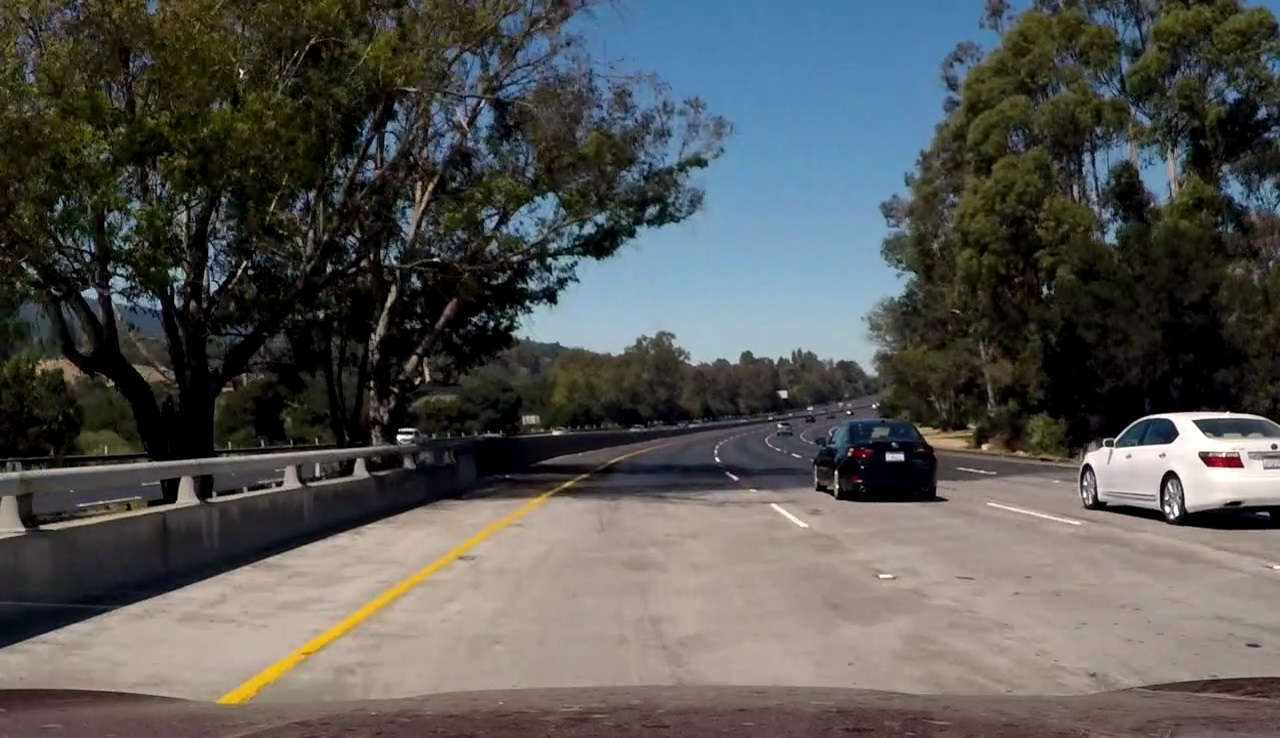
#> input picture extra/test2.jpg, 1280 x 738 px
$ jupyter execute --allow-errors workbook.ipynb   (shell and % lines are left out)
#> lines starting #> are read from the running program, lines starting #| are printed output that depends on the picture
### app/calibration.py
import numpy as np
import cv2
import glob
import _pickle as pickle

class Camera_calibrator:
    """ Camera calibration class is responsibole for calibrate and udistort images """
    # [6 lines left out: function undistort, not called in this run]

    def initialize(self, filename='calibration.pkl', corners=(9,6), cal_image_loc='camera_cal/*.jpg'):
        """ Initialize calibrator. It will try to load calibration.pkl first, if not found then use provided images to detect corners and and calculate points """
        try:
            # try to load it from file
            self.load_calibration_points(filename)
        except:
            # in case file not found then calibrate and save
            _, _ = self.detect_corners(corners=corners, cal_image_loc=cal_image_loc)
            self.save_calibration_points(filename=filename)

    def save_calibration_points(self, filename='calibration.pkl'):
        obj = {"imgpoints": self.imgpoints, "objpoints": self.objpoints}
        with open(filename, 'wb') as f:
            pickle.dump(obj, f)

    def load_calibration_points(self, filename='calibration.pkl'):
        with open(filename, 'rb') as f:
            obj = pickle.load(f)
            self.imgpoints = obj['imgpoints']
            self.objpoints = obj['objpoints']

    def detect_corners(self, corners=(9,6), cal_image_loc='camera_cal/*.jpg'):
        objp = np.zeros((np.product(corners),3), np.float32)
        objp[:,:2] = np.mgrid[0:corners[0], 0:corners[1]].T.reshape(-1,2)

        # Arrays to store object points and image points from all the images.
        objpoints = [] # 3d points in real world space
        imgpoints = [] # 2d points in image plane.

        # Make a list of calibration images
        images = glob.glob(cal_image_loc)

        # Step through the list and search for chessboard corners
        for idx, fname in enumerate(images):
            img = cv2.imread(fname)
            gray = cv2.cvtColor(img, cv2.COLOR_BGR2GRAY)

            # Find the chessboard corners
            ret, detected_corners = cv2.findChessboardCorners(gray, corners, None)

            # If found, add object points, image points
            if ret == True:
                objpoints.append(objp)
                imgpoints.append(detected_corners)

        self.imgpoints = imgpoints
        self.objpoints = objpoints

        return imgpoints, objpoints

### app/stabilizer.py
import numpy as np

import numpy as np

class Stabilizer:
    """ Smooth out fitted curves by keeping previous fits and averaging out """
    def __init__(self, window=5):
        self.log_left = np.zeros((window, 3))
        self.log_right = np.zeros((window, 3))
        self.count = 0
        self.window = window

    # [28 lines left out: functions stabilize, avg, not called in this run]

### workbook.ipynb
[cell 1]
import app.calibration as cal
import app.edges as e
import app.warp as w
import app.lane_finder as lf
import app.stabilizer as st

import cv2
import matplotlib.pyplot as plt
import numpy as np
from moviepy.editor import VideoFileClip
import matplotlib.image as mpimg
from IPython.display import HTML

[cell 2]
img = cv2.imread('extra/test2.jpg')
#> img is the input picture: shape (738, 1280, 3); mean B, G, R 83.4, 85.7, 85
#img = cv2.imread('test_images/test1.jpg')
img = cv2.cvtColor(img, cv2.COLOR_BGR2RGB)
img = cv2.resize(img, (1280,720))
#> img: shape (720, 1280, 3)
calibrator= cal.Camera_calibrator()
calibrator.initialize()
#> (the rest of this cell did not finish here and is left out)

#> (a cell that did not finish here is left out)

#> (a cell that did not finish here is left out)

#> (a cell that did not finish here is left out)

#> (a cell that did not finish here is left out)

#> (a cell that did not finish here is left out)

#> (a cell that did not finish here is left out)

[cell 9]
stabilizer = st.Stabilizer(window=5)
left_errors = []
right_errors = []
mask = None
frame = 0
def processor(img):
    undist = calibrator.calibrate(img)
    warped = w.warp(undist)
    global mask
    mask = None
    if mask is not None:
        if mask.sum() > 300:
            warped = cv2.bitwise_and(warped,warped, mask= mask)
        else:
            mask = None

    edges = e.Edges(warped, equalize=False)

    # 2 lines doing ok
    #_ = edges.gradient_color_channel(180,255,2,cv2.COLOR_RGB2HLS)
    #_ = edges.gradient_color_channel(225,255,0,cv2.COLOR_RGB2LUV)

    #_ = edges.gradient_color_channel(180,255,2,space=cv2.COLOR_RGB2HLS)
    _ = edges.gradient_color_channel(220,255,0,space=cv2.COLOR_RGB2LUV)
    _ = edges.gradient_color_channel(150,255,2,space=cv2.COLOR_RGB2LAB)
    _ = edges.gradient_color_inrange(180, 255, space=cv2.COLOR_RGB2GRAY)
    _ = edges.gradient_x(80, 180)


    lane_detector = lf.LaneDetector(edges.combined, nwindows=12, margin=100, dens=400)
    left_fit, right_fit, err, valid = lane_detector.find_lanes()
    left_err, right_err = err if err is not None else (0,0)
    if valid:
        left_fit, right_fit = stabilizer.stabilize(left_fit, right_fit, left_err, right_err, ignore_err=True)
    else:
        left_fit, right_fit = stabilizer.avg()

    lanes_img = lf.plot_lanes(img, left_fit, right_fit, warped.shape, fill=False)
    lanes_img = w.unwarp(lanes_img)
    final = cv2.addWeighted(img,0.7,lanes_img,0.99,0)
    l_img = final

    x_offset=y_offset=10
    s_img = edges.combined*255
    s_img = cv2.cvtColor(s_img, cv2.COLOR_GRAY2RGB)
    s_img_x, s_img_y = int((s_img.shape[1]/3)), int((s_img.shape[0]/3))
    s_img = cv2.resize(s_img, (s_img_y, s_img_y))

    l_img = final
    l_img[y_offset:y_offset+s_img.shape[0], x_offset:x_offset+s_img.shape[1]] = s_img

    x_offset = x_offset + 10 + s_img.shape[1]
    hist_img = lane_detector.make_hist()
    hist_img = cv2.resize(hist_img, (int(1280*0.3), s_img_y))
    l_img[y_offset:y_offset+hist_img.shape[0], x_offset:x_offset+hist_img.shape[1]] = hist_img

    edg_x = 525
    x_offset = int(x_offset + 10 + hist_img.shape[1])
    edg = cv2.cvtColor(edges.combined, cv2.COLOR_GRAY2RGB)
    edg = edg*255
    edg = cv2.resize(edg, (edg_x, s_img_y))
    l_img[y_offset:y_offset+edg.shape[0], x_offset:x_offset+edg.shape[1]] = edg

    mask = lf.plot_lanes_bw(img, left_fit, right_fit, warped.shape, 60)
    return l_img

def handle_image(img):
    global frame
    frame += 1
    original = img.copy()
    try:
        return processor(img)
    except:
        #cv2.imwrite('failed/image{}.jpg'.format(frame), original)
        pass
    return img

[cell 10]
im = cv2.imread('extra/test1.jpg')
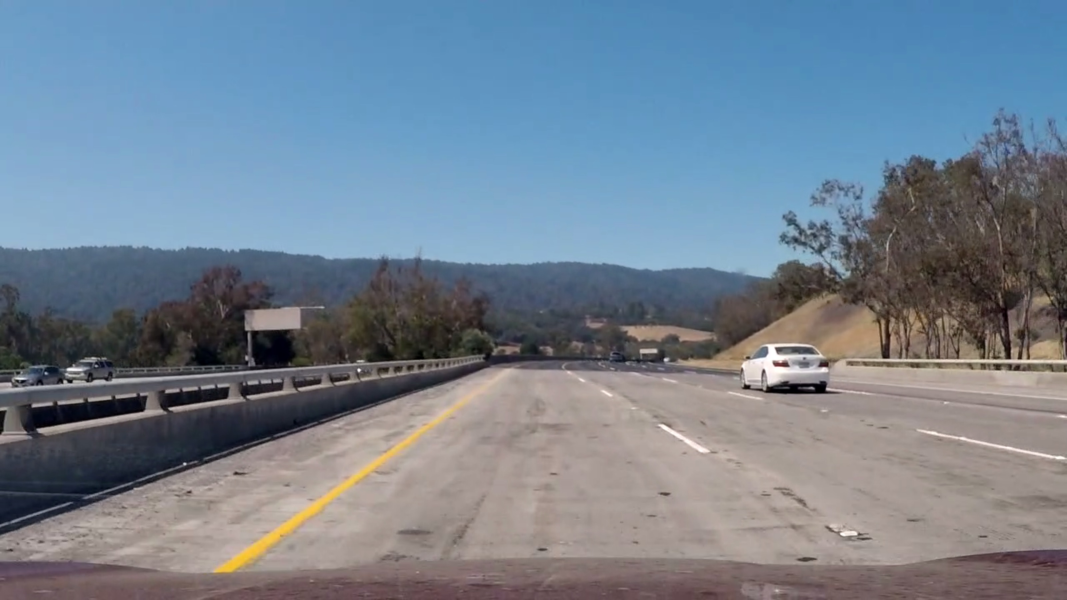
#> input picture extra/test1.jpg, 3200 x 1800 px (shown at 1/3 size)
#> im is the input picture: shape (1800, 3200, 3); mean B, G, R 144.1, 129.5, 115.5
im = cv2.cvtColor(im, cv2.COLOR_BGR2RGB)
im = cv2.resize(im, (1280, 720))
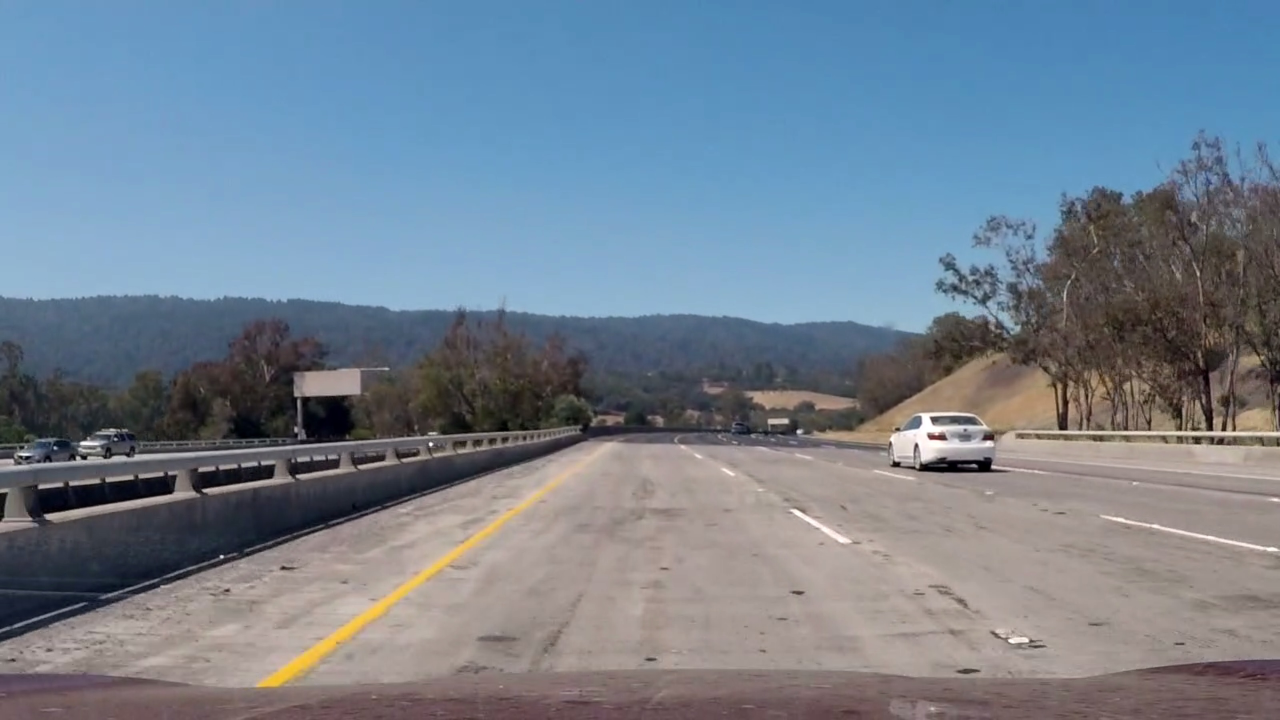
#> im: shape (720, 1280, 3); mean R, G, B 115.5, 129.5, 144.1
#> (the rest of this cell did not finish here and is left out)
